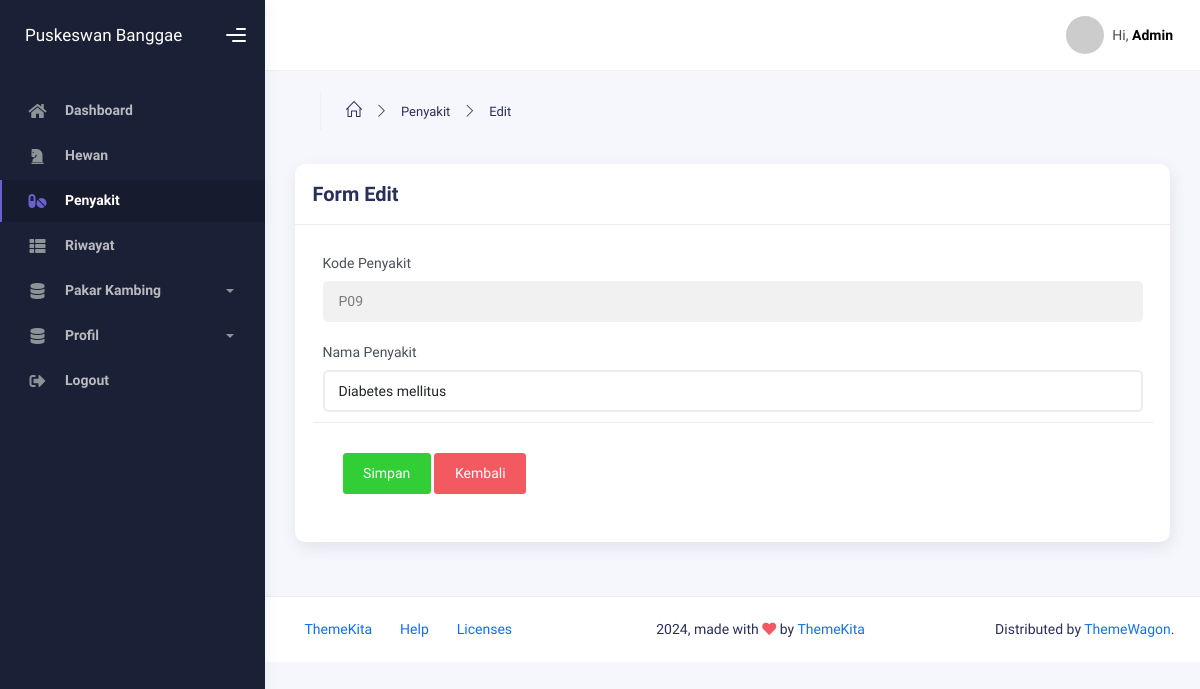
/backend/penyakit-statistik/edit.php?kode_penyakit=P09, run on an earlier commit of the app's database.
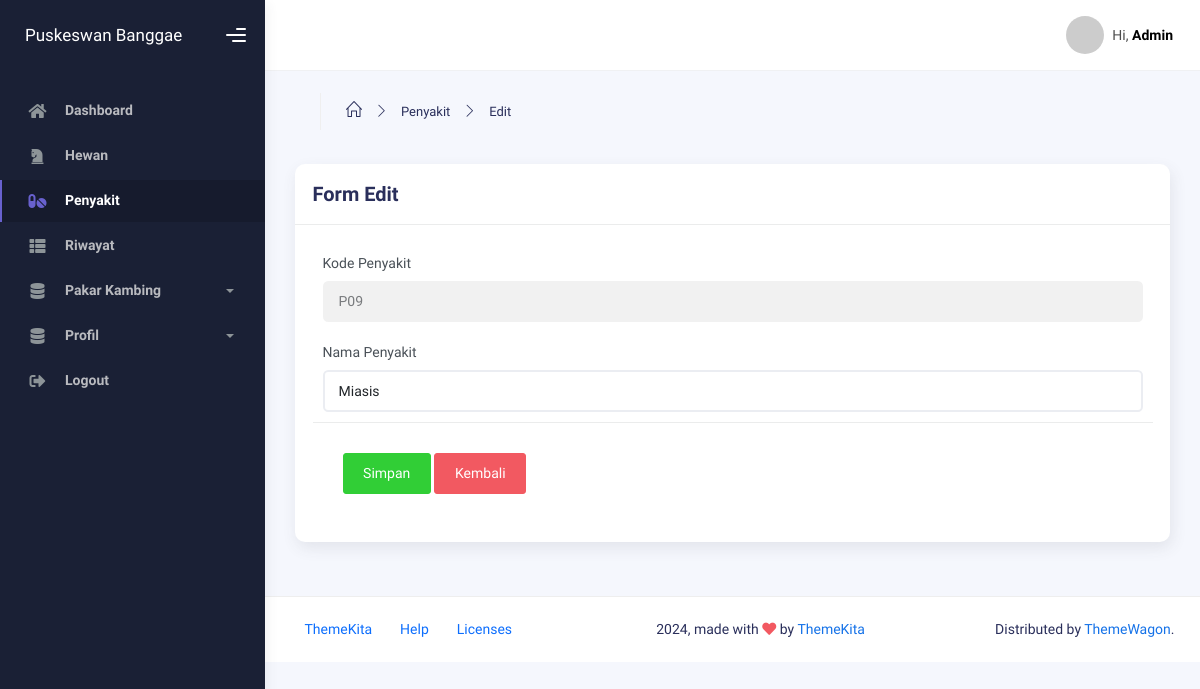
And on a later commit of the database.
### tables this page shows
CREATE TABLE `tbl_jenis_penyakit` (
  `kode_penyakit` varchar(11) NOT NULL,
  `nama_penyakit` varchar(255) NOT NULL
);

### backend/penyakit-statistik/edit.php (the view, shortened to what this page needs)
<?php
  include '../components/header.php';
?>
  <body>
    <div class="wrapper">
      <?php
        include '../components/sidebar.php';
      ?>
      <div class="main-panel">
        <div class="main-header">
          <?php
            include '../components/navbar.php';
          ?>
        </div>
        <div class="container">
          <div class="page-inner">
            <div class="page-header">
              <ul class="breadcrumbs mb-3">
                <li class="nav-home">
                  <a href="#">
                    <i class="icon-home"></i>
                  </a>
                </li>
                <li class="separator">
                  <i class="icon-arrow-right"></i>
                </li>
                <li class="nav-item">
                  <a href="#">Penyakit</a>
                </li>
                <li class="separator">
                  <i class="icon-arrow-right"></i>
                </li>
                <li class="nav-item">
                  <a href="#">Edit</a>
                </li>
              </ul>
            </div>
            <div class="row">
              <div class="col-md-12">
                <?php
                  $kode_penyakit = $_GET['kode_penyakit'];
                  $query = mysqli_query($koneksi, "SELECT * FROM tbl_jenis_penyakit  WHERE kode_penyakit='$kode_penyakit'");
                  while ($data = mysqli_fetch_array($query)) {
                ?>
                <form method="POST" action="update.php">
                  <div class="card">
                    <div class="card-header">
                      <div class="card-title">Form Edit</div>
                    </div>
                    <div class="card-body">
                      <div class="row">
                        <div class="col-12">
                          <div class="form-group">
                            <label for="kode_penyakit">Kode Penyakit</label>
                            <input
                              type="text"
                              value="<?= $data['kode_penyakit']; ?>"
                              class="form-control"
                              id="kode_penyakit"
                              name=""
                              placeholder="Masukkan Kode Penyakit"
                              disabled
                            />
                          </div>
                          <div class="form-group">
                            <label for="nama_penyakit">Nama Penyakit</label>
                            <input
                              type="text"
                              value="<?= $data['nama_penyakit']; ?>"
                              class="form-control"
                              id="nama_penyakit"
                              name="nama_penyakit"
                              placeholder="Masukkan Nama Penyakit"
                              required
                            />
                          </div>
                      </div>
                    </div>
                    <div class="card-action">
                      <button type="submit" class="btn btn-success">Simpan</button>
                      <a href="index.php" class="btn btn-danger">Kembali</a>
                    </div>
                  </div>
                </form>
                <?php
                  }
                ?>
              </div>
            </div>
          </div>
        </div>
        <footer class="footer">
          <div class="container-fluid d-flex justify-content-between">
            <nav class="pull-left">
              <ul class="nav">
                <li class="nav-item">
                  <a class="nav-link" href="http://www.themekita.com">
                    ThemeKita
                  </a>
                </li>
                <li class="nav-item">
                  <a class="nav-link" href="#"> Help </a>
                </li>
                <li class="nav-item">
                  <a class="nav-link" href="#"> Licenses </a>
                </li>
              </ul>
            </nav>
            <div class="copyright">
              2024, made with <i class="fa fa-heart heart text-danger"></i> by
              <a href="http://www.themekita.com">ThemeKita</a>
            </div>
            <div>
              Distributed by
              <a target="_blank" href="https://themewagon.com/">ThemeWagon</a>.
            </div>
          </div>
        </footer>
      </div>
    </div>
  </body>
</html>

What changed in the data, as far as the page shows it:
changed tbl_jenis_penyakit "P09": nama_penyakit "Diabetes mellitus" → "Miasis"
